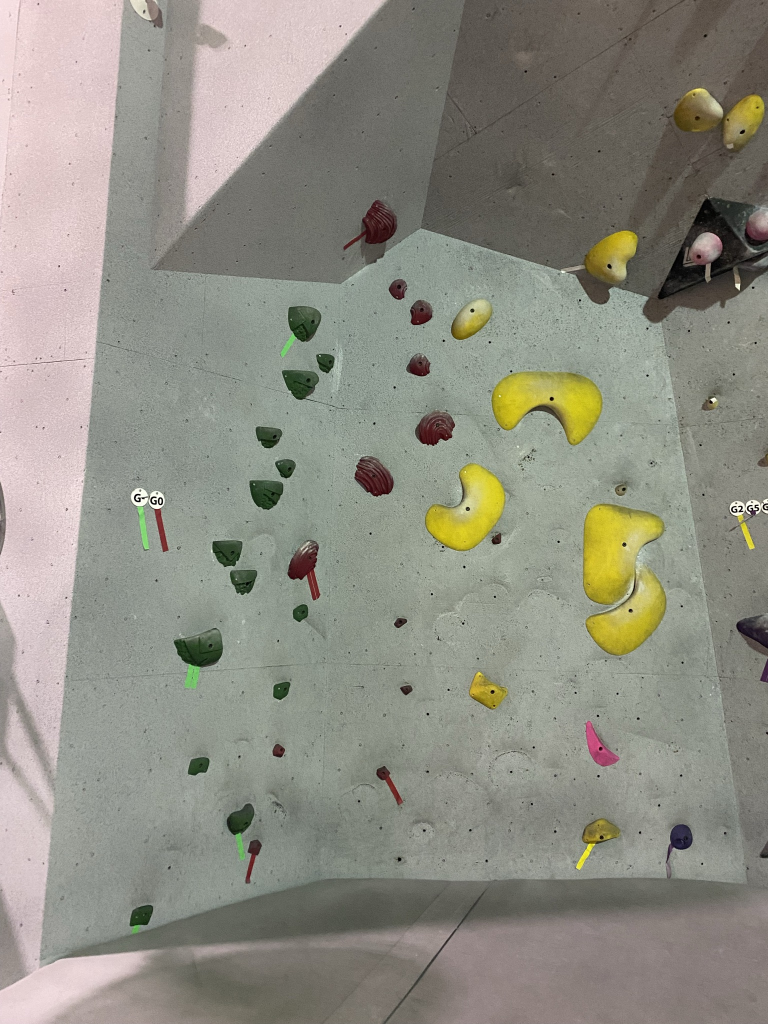
#> input picture Climbing Photos/IMG_6354.JPEG, 1536 x 2048 px (shown at 1/2 size)
$ python -i util.py   (imports and definitions only)
#> lines starting #> are read from the running program, lines starting #| are printed output that depends on the picture; after the words box and inside, x2 and y2 are one past the last pixel; in counts of white or black regions, pixels touching at a corner belong together
import cv2
import matplotlib.pyplot as plt
import numpy as np
from sklearn.cluster import KMeans

## Opens image from "testWalls" folder
# string filePath = location of image to open
# bool color = [0] for grayscale image
#       = [1] for color image
def inputImage(fileName,colour = 1):
    return cv2.imread("testWalls/"+fileName,colour)

## Displays image in seperate window
# cv2 img = cv2 object of image
def printImage(img, Window_Name = "Output Window"):
    cv2.imshow(Window_Name, img)

## Plots image via MATLAB
# cv2 img = cv2 object of image
def plotImage(img):
    return plt.imshow(img)

## Saves image to local directory, will nest it in folder "output"
# string fileName = name of jpg to save
# cv2 img = cv2 object of image
def saveImage(img,fileName = "Output"):
    cv2.imwrite("output/"+fileName+".jpg",img)

#Apply A Guassian Blur to the Input Picture
#Kernal Size is the size of the Kernal that is used to find the average pixel
#Sigma defines the amount of variance when calculating the mean durring blurring
def Blur (Image, Kernal_Size, Sigma = 0):
    Blurred_Image = cv2.GaussianBlur(Image,[Kernal_Size,Kernal_Size],Sigma)
    return Blurred_Image

#Converts Image to RGB Color Space
def RGB (Image):
    RGB_Image = cv2.cvtColor(Image, cv2.COLOR_BGR2RGB)
    return RGB_Image

#Converts Image to Black and White
#Assumes Image is BGR unless Specified
def Gray (Image, BGR = True):
    if BGR:
        Gray_Image = cv2.cvtColor(Image, cv2.COLOR_BGR2GRAY)
    else:
        Gray_Image = cv2.cvtColor(Image, cv2.COLOR_RGB2GRAY)

    return Gray_Image

#Performs Thresholding
#Threshold is the Miniumum intensity that a pixel must. If < they will be black
#Output_Pixel is the Pixel value that will be assigned to pixels > Threshold
def Threshold_Basic (Image,Threshold,Output_Pixel=255):
    T_Value,Threshold_Image = cv2.threshold (Image,Threshold,Output_Pixel,cv2.THRESH_BINARY_INV)
    return Threshold_Image

def Threshold (Image,Output_Pixel=255):
    T_Value,Threshold_Image = cv2.threshold (Image,0,Output_Pixel,cv2.THRESH_BINARY_INV | cv2.THRESH_OTSU)
    return T_Value,Threshold_Image

def Mask (Input_Image, Mask):
    Masked_Image = cv2.bitwise_and(Input_Image,Input_Image,mask = Mask)
    return Masked_Image

def Canny (Image,Low_Threshold,High_Threshold):
    Canny_Image = cv2.Canny(Image,Low_Threshold,High_Threshold)
    return Canny_Image

# [6 lines left out: function Find_Contours, not called in this run]

def Find_Contours_Optimal (Image,Target_Image,Filled = True):
    Contours, Heirarchy = cv2.findContours(Image, cv2.RETR_EXTERNAL, cv2.CHAIN_APPROX_SIMPLE)

    Hulls = map(cv2.convexHull,Contours)
    Hulls = list(Hulls)

    if Filled:
        cv2.drawContours(Target_Image,Hulls,-1,(224,245,66),-1)
    else:
        cv2.drawContours(Target_Image,Hulls,-1,(224,245,66),2)

    return Target_Image

def Find_Contours_Optimal_Binary (Image,Target_Image,Filled = True):
    Contours, Heirarchy = cv2.findContours(Image, cv2.RETR_EXTERNAL, cv2.CHAIN_APPROX_SIMPLE)

    Hulls = map(cv2.convexHull,Contours)
    Hulls = list(Hulls)

    Mask = np.zeros(Target_Image.shape,np.uint8)

    if Filled:
        cv2.drawContours(Mask,Hulls,-1,(255,255,255),-1)
    else:
        cv2.drawContours(Mask,Hulls,-1,(255,255,255),2)

    return Mask

def Find_Contours_Optimal_Moment (Image,Target_Image,Filled = True):
    Contours, Heirarchy = cv2.findContours(Image, cv2.RETR_EXTERNAL, cv2.CHAIN_APPROX_SIMPLE)

    Hulls = map(cv2.convexHull,Contours)
    Hulls = list(Hulls)

    if Filled:
        cv2.drawContours(Target_Image,Hulls,-1,(224,245,66),-1)
    else:
        cv2.drawContours(Target_Image,Hulls,-1,(224,245,66),2)

    Centr = []
    for H in Hulls:
        M = cv2.moments(H)

        if (int(M["m00"]))!= 0:
            cX = int(M["m10"] / M["m00"])
            cY = int(M["m01"] / M["m00"])

            #Uncomment to show pre-clustering centroids
            #cv2.circle(Target_Image, (cX, cY), 5, (0, 0, 255), -1)

            Centr.append([cX, cY])

    Coords = kMeansCluster(Centr)

    for C in Coords:
        cv2.circle(Target_Image, (C[0], C[1]), 5, (0, 0, 255), -1)

    return Target_Image, Coords

# Clustering algorithm to eliminate repeated coordinates within the same hold
# int Centroids = calculated centroid coordinates (x,y pairs) from contours
# int holdNum = number of holds for wall, will aim to isolate only that many coordinate pairs
def kMeansCluster(Centroids, holdNum = 15):     # update to ask for user input for number of holds
    X = np.array(Centroids)
    kmeans = KMeans(n_clusters=holdNum, random_state=0).fit(X)

    return np.int_(kmeans.cluster_centers_)

# Rescales pixels value of hold coordinates into distance from floor to use for beta algorithm
# int coords = 2D array holding x,y pairs of coordinates for holds
# cv2 img = image of wall
# float scale = x pixel/meters
def scaleCoords(coords, img, scale = None):

    if scale == None:
        height, width, channel = img.shape
        scale = height/8                        # Assumes 8 meter wall,

    coordsDist =[[j/scale for j in i] for i in coords] # Distance from ground

    return coordsDist

def photoToCoords(testImg):
    # Preprocessing - Gaussian Blur
    GBlur = Blur(testImg, 15) # Change kernal size (2nd input) for more blur
    # Convert to greyscale
    Picture_Gray = Gray(GBlur)
    # Threshold/Mask
    T,Threshold_Adaptive = Threshold(Picture_Gray)
    Mask_Adaptive = Mask(testImg,Threshold_Adaptive)
    #Uncomment if you want to see image
    #U.printImage(Mask_Adaptive)
    # Canny
    Canny_Img = Canny(Picture_Gray,T/2,T)
    # Contour
    Contours_Outline = Find_Contours_Optimal(Canny_Img,testImg,False)
    #Uncomment if you want to see image
    # printImage(Contours_Outline)
    # Centroid
    Contours_Filled_Binary = Find_Contours_Optimal_Binary(Canny_Img,testImg)
    Canny_Img = Canny(Contours_Filled_Binary,T/2,T)
    Contours_Filled_Moment, coords = Find_Contours_Optimal_Moment(Canny_Img,testImg)
    #Uncomment if you want to see image
    #U.printImage(Contours_Filled_Moment)
    # Scaling
    holdDist = scaleCoords(coords,testImg)
    return holdDist

>>> import cv2
>>> picture = cv2.imread('../Climbing Photos/IMG_6354.JPEG')
#> picture is the input picture: shape (2048, 1536, 3); mean B, G, R 131.5, 142.3, 143.5
>>> result = photoToCoords(picture)
#> in Threshold, `T_Value,Threshold_Image = cv2.threshold (Image,0,Output_Pixel,cv2.THRE..`:
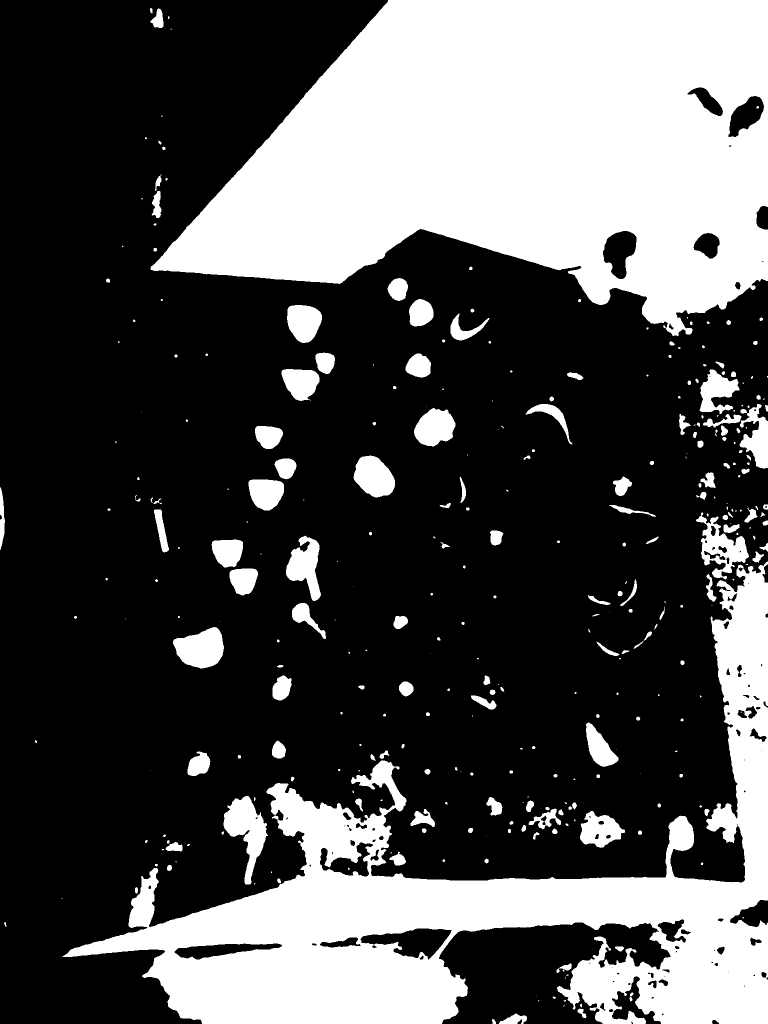
#> Threshold_Image: shape (2048, 1536) (shown at 1/2 size); 31.8% white; 330 white regions (119 under 20 px), largest, box (x1, y1, x2, y2) and area: (301, 0, 1536, 672) 541584, (125, 1123, 1536, 2048) 349618, (447, 1592, 536, 1769) 7045
#> in Threshold, `T_Value,Threshold_Image = cv2.threshold (Image,0,Output_Pixel,cv2.THRE..`: T_Value = 130
#> in Mask, `Masked_Image = cv2.bitwise_and(Input_Image,Input_Image,mask = Mask)`:
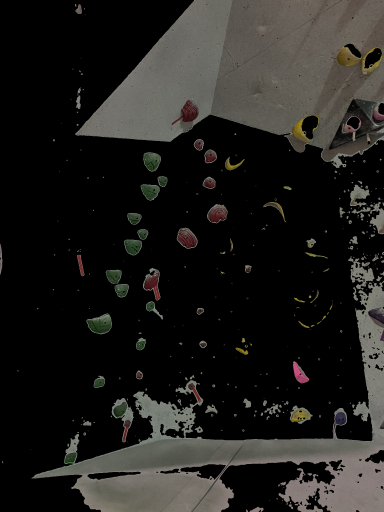
#> Masked_Image: shape (2048, 1536, 3) (shown at 1/4 size); mean B, G, R 29.1, 31.8, 32.9
#> in Find_Contours_Optimal, `Contours, Heirarchy = cv2.findContours(Image, cv2.RETR_EXTERNAL, cv2.C..`: Contours = 103 contours, 55 with area under 20; largest, box (x1, y1, x2, y2) and area: (709, 911, 788, 993) 4435, (575, 611, 643, 684) 3691, (511, 853, 565, 897) 1712, (550, 918, 592, 957) 1140, (777, 558, 815, 600) 1118
#> in Find_Contours_Optimal, `Hulls = list(Hulls)`: Hulls = 103 contours, 9 with area under 20; largest, box (x1, y1, x2, y2) and area: (1366, 464, 1445, 565) 5266, (348, 1264, 447, 1335) 5209, (709, 911, 788, 993) 4556, (841, 455, 1164, 544) 3812, (575, 611, 643, 684) 3763
#> in Find_Contours_Optimal, `cv2.drawContours(Target_Image,Hulls,-1,(224,245,66),2)`:
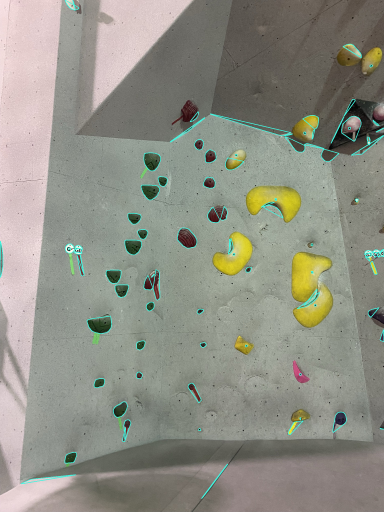
#> Target_Image: shape (2048, 1536, 3) (shown at 1/4 size); mean B, G, R 132.8, 143.7, 142.8
#> call 2 of Canny, with Low_Threshold = 65, High_Threshold = 130
#> in Canny (call 2), `Canny_Image = cv2.Canny(Image,Low_Threshold,High_Threshold)`:
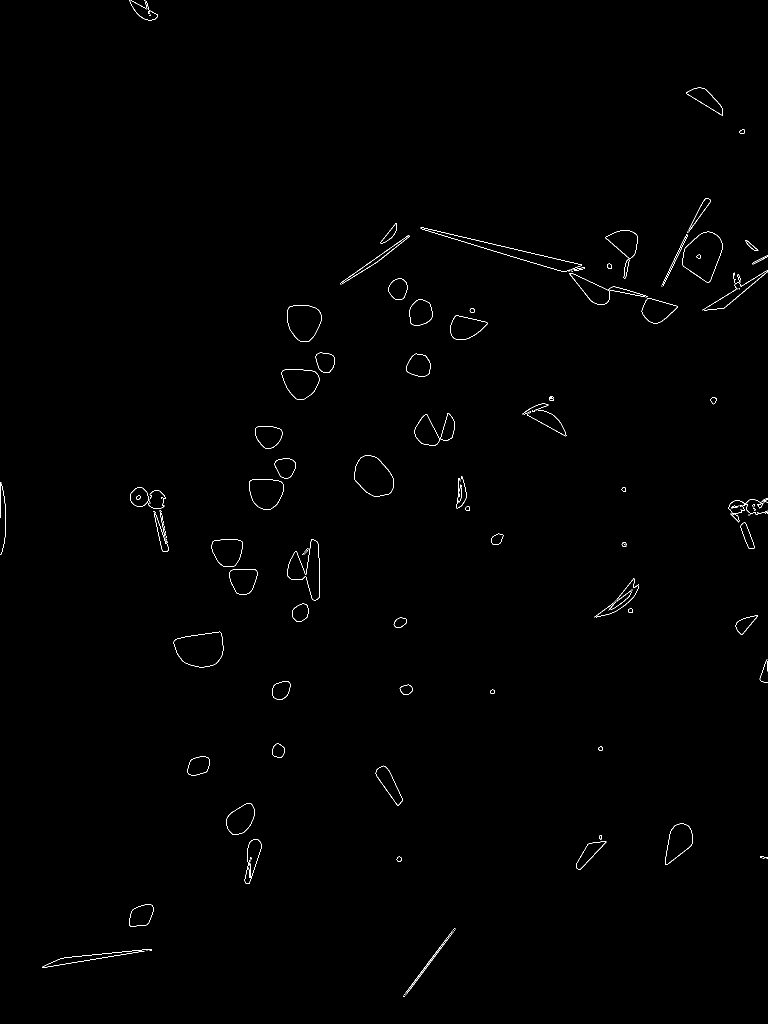
#> Canny_Image: shape (2048, 1536) (shown at 1/2 size); 0.41% white in thin lines or dots
#> in Find_Contours_Optimal_Moment, `Contours, Heirarchy = cv2.findContours(Image, cv2.RETR_EXTERNAL, cv2.C..`: Contours = 185 contours, 122 with area under 20; largest, box (x1, y1, x2, y2) and area: (1365, 463, 1445, 565) 5416, (347, 1263, 447, 1335) 5351, (708, 910, 788, 993) 4686, (574, 610, 643, 684) 3898, (563, 739, 639, 800) 3358
#> in Find_Contours_Optimal_Moment, `Hulls = list(Hulls)`: Hulls = 185 contours, 85 with area under 20; largest, box (x1, y1, x2, y2) and area: (1365, 463, 1445, 565) 5496, (347, 1263, 447, 1335) 5438, (708, 910, 788, 993) 4744, (841, 454, 1164, 544) 4460, (1139, 546, 1296, 609) 4123
#> in Find_Contours_Optimal_Moment, `cv2.drawContours(Target_Image,Hulls,-1,(224,245,66),-1)`:
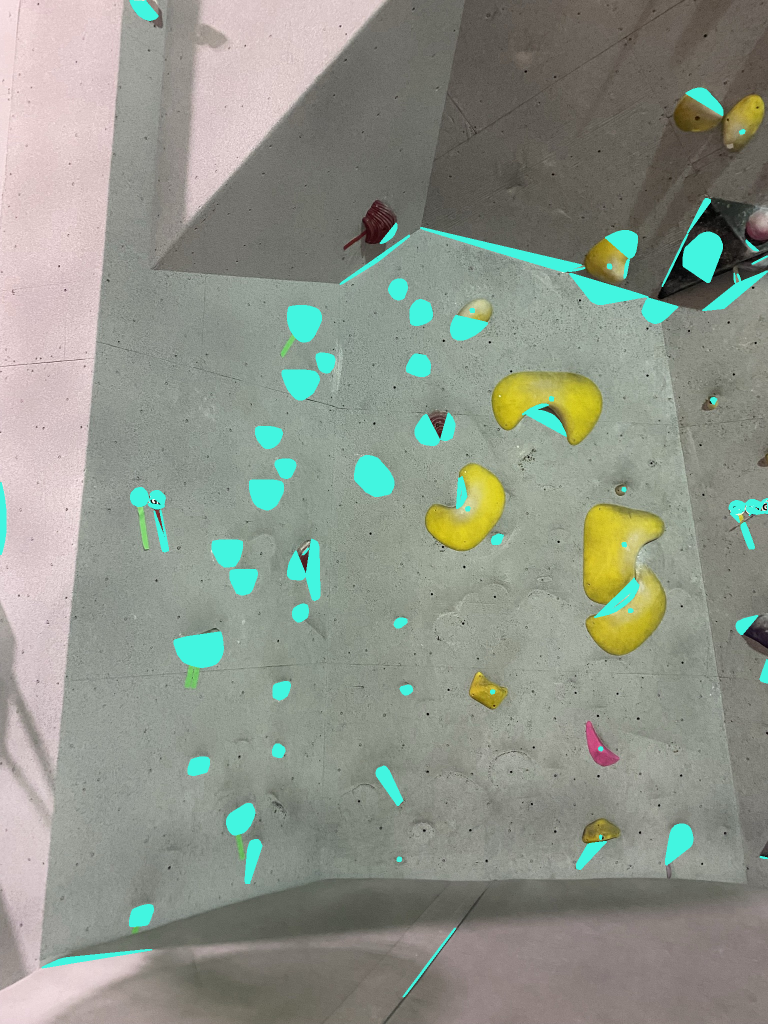
#> Target_Image: shape (2048, 1536, 3) (shown at 1/2 size); 2.48% of pixels changed, all inside (x1, y1, x2, y2) = (2, 0, 1536, 1933)
#> the loop in Find_Contours_Optimal_Moment, `for H in Hulls:` made 185 passes
#> (H, cX, cY) on passes 1, 10, 28, 43, 45, 46: ([[810, 1991], [808, 1993], [806, 1993], [806, 1992]], 807, 1992), ([[910, 1856], [906, 1859], [909, 1856]], 908, 1857), ([[1534, 1322], [1535, 1342], [1534, 1341]], 1534, 1335), ([[605, 1109], [605, 1108], [607, 1106]], 605, 1107), ([[616, 1099], [614, 1102], [607, 1109], [614, 1101]], 612, 1103), ([[616, 1096], [608, 1104], [613, 1098], [615, 1096]], 612, 1098)
#> after the loop in Find_Contours_Optimal_Moment, `for H in Hulls:`: Centr = 128 pairs, first value 0 to 1534, second value 9 to 1992
#> in kMeansCluster, `X = np.array(Centroids)`: X has the same summary as Centr in Find_Contours_Optimal_Moment
#> in Find_Contours_Optimal_Moment, `Coords = kMeansCluster(Centr)`: Coords = 15 rows, first 8: [268, 1024], [1078, 818], [843, 1393], [1363, 512], [288, 16], [1497, 1057], [483, 1510], [844, 1884]
#> the loop in Find_Contours_Optimal_Moment, `for C in Coords:` made 15 passes
#> in photoToCoords, `Contours_Filled_Moment, coords = Find_Contours_Optimal_Moment(Canny_Im..`: coords has the same summary as Coords in Find_Contours_Optimal_Moment
#> in scaleCoords, `coordsDist =[[j/scale for j in i] for i in coords]`: coordsDist = [[1.05, 4], [4.21, 3.2], [3.29, 5.44], [5.32, 2], [1.12, 0.0625], [5.85, 4.13], [1.89, 5.9], [3.3, 7.36], [3.32, 2.27], [4.86, 4.5], [5.04, 6.46], [2.22, 4.29], [0.84, 7.37], [3.5, 3.77], [2.34, 2.93]]
#> in photoToCoords, `holdDist = scaleCoords(coords,testImg)`: holdDist has the same summary as coordsDist in scaleCoords
#> result has the same summary as coordsDist in scaleCoords
